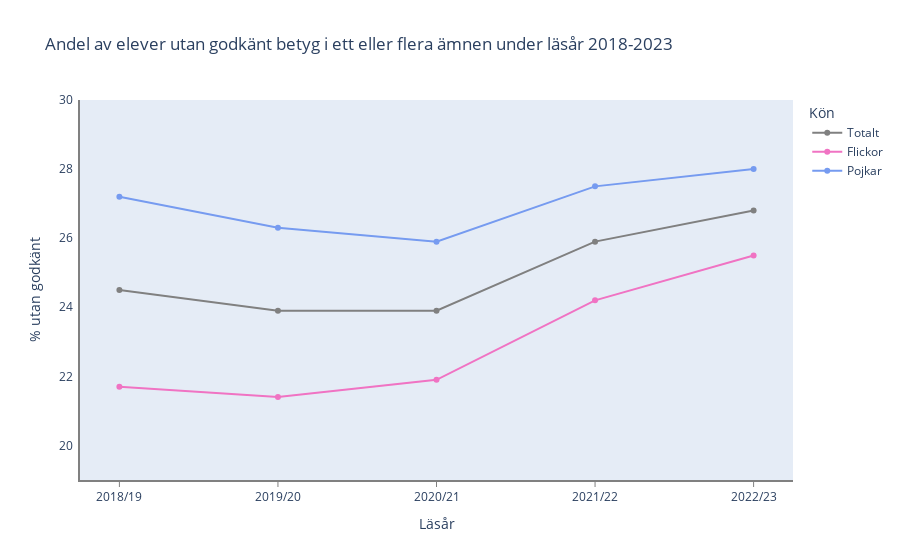

Source (notebook cell):
### Code cell
import plotly_express as px


fig = px.line(
    df_results_yearly,
    x="Läsår",
    y=["Totalt", "Flickor", "Pojkar"],
    title="Andel av elever utan godkänt betyg i ett eller flera ämnen under läsår 2018-2023",
    markers=True,
    color_discrete_map={"Totalt": "gray", "Flickor": "#F073C3", "Pojkar": "#769BF0"},
).update_layout(yaxis_title="% utan godkänt", legend_title="Kön", hovermode="x", yaxis_range=[19, 30])
# Code for changing labels at hover from: https://stackoverflow.com/questions/72773775/plotly-express-line-chart-renaming-variable-in-legend-title-and-hover-text
names = {"variable": "Kön", "value": "%"}
fig.for_each_trace(
    lambda t: t.update(
        hovertemplate=t.hovertemplate.replace("variable", names["variable"]).replace(
            "value", names["value"]
        )
    )
)
fig.update_yaxes(
    ticksuffix=" ",
    showline=True,
    linewidth=2,
    linecolor="gray",
    showticklabels=True,
    showgrid=False,
)
fig.update_xaxes(
    showspikes=True,
    spikemode="across",
    spikecolor="gray",
    spikesnap="cursor",
    spikedash="solid",
    showgrid=False,
    showline=True,
    linewidth=2,
    linecolor="gray",
    showticklabels=True,
    ticks="outside",
    tickcolor="gray",
)
fig.show()

### Figure 1 — Plotly figure (JSON) as saved in the notebook; plotly's stock layout.template omitted (floating-point values rounded to 4 significant figures)
{"data": [{"hovertemplate": "Kön=Totalt<br>Läsår=%{x}<br>%=%{y}<extra></extra>", "legendgroup": "Totalt", "line": {"color": "gray", "dash": "solid"}, "marker": {"symbol": "circle"}, "mode": "lines+markers", "name": "Totalt", "orientation": "v", "showlegend": true, "type": "scatter", "x": ["2018/19", "2019/20", "2020/21", "2021/22", "2022/23"], "xaxis": "x", "y": [24.5, 23.9, 23.9, 25.9, 26.8], "yaxis": "y"}, {"hovertemplate": "Kön=Flickor<br>Läsår=%{x}<br>%=%{y}<extra></extra>", "legendgroup": "Flickor", "line": {"color": "#F073C3", "dash": "solid"}, "marker": {"symbol": "circle"}, "mode": "lines+markers", "name": "Flickor", "orientation": "v", "showlegend": true, "type": "scatter", "x": ["2018/19", "2019/20", "2020/21", "2021/22", "2022/23"], "xaxis": "x", "y": [21.7, 21.4, 21.9, 24.2, 25.5], "yaxis": "y"}, {"hovertemplate": "Kön=Pojkar<br>Läsår=%{x}<br>%=%{y}<extra></extra>", "legendgroup": "Pojkar", "line": {"color": "#769BF0", "dash": "solid"}, "marker": {"symbol": "circle"}, "mode": "lines+markers", "name": "Pojkar", "orientation": "v", "showlegend": true, "type": "scatter", "x": ["2018/19", "2019/20", "2020/21", "2021/22", "2022/23"], "xaxis": "x", "y": [27.2, 26.3, 25.9, 27.5, 28], "yaxis": "y"}], "layout": {"hovermode": "x", "legend": {"title": {"text": "Kön"}, "tracegroupgap": 0}, "title": {"text": "Andel av elever utan godkänt betyg i ett eller flera ämnen under läsår 2018-2023"}, "xaxis": {"anchor": "y", "domain": [0, 1], "linecolor": "gray", "linewidth": 2, "showgrid": false, "showline": true, "showspikes": true, "showticklabels": true, "spikecolor": "gray", "spikedash": "solid", "spikemode": "across", "spikesnap": "cursor", "tickcolor": "gray", "ticks": "outside", "title": {"text": "Läsår"}}, "yaxis": {"anchor": "x", "domain": [0, 1], "linecolor": "gray", "linewidth": 2, "range": [19, 30], "showgrid": false, "showline": true, "showticklabels": true, "ticksuffix": " ", "title": {"text": "% utan godkänt"}}}}
